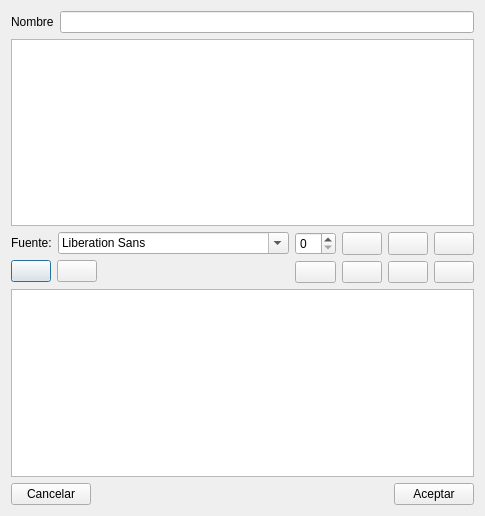
<?xml version="1.0" encoding="UTF-8"?>
<ui version="4.0">
 <class>EditTextDlg</class>
 <widget class="QDialog" name="EditTextDlg">
  <property name="geometry">
   <rect>
    <x>0</x>
    <y>0</y>
    <width>452</width>
    <height>516</height>
   </rect>
  </property>
  <property name="maximumSize">
   <size>
    <width>452</width>
    <height>516</height>
   </size>
  </property>
  <property name="windowTitle">
   <string>Configurar texto</string>
  </property>
  <property name="windowIcon">
   <iconset resource="../recoverdrake.qrc">
    <normaloff>:/Imagenes/drakfont-mdk.png</normaloff>:/Imagenes/drakfont-mdk.png</iconset>
  </property>
  <layout class="QGridLayout" name="gridLayout_5">
   <item row="2" column="0">
    <layout class="QGridLayout" name="gridLayout_4">
     <item row="1" column="0">
      <widget class="QPushButton" name="btnHorizontal">
       <property name="text">
        <string/>
       </property>
       <property name="icon">
        <iconset resource="../recoverdrake.qrc">
         <normaloff>:/Imagenes/text_align_left.png</normaloff>:/Imagenes/text_align_left.png</iconset>
       </property>
       <property name="iconSize">
        <size>
         <width>25</width>
         <height>25</height>
        </size>
       </property>
      </widget>
     </item>
     <item row="1" column="1">
      <widget class="QPushButton" name="btnVertical">
       <property name="text">
        <string/>
       </property>
       <property name="icon">
        <iconset resource="../recoverdrake.qrc">
         <normaloff>:/Imagenes/text_align_up.png</normaloff>:/Imagenes/text_align_up.png</iconset>
       </property>
       <property name="iconSize">
        <size>
         <width>25</width>
         <height>25</height>
        </size>
       </property>
      </widget>
     </item>
     <item row="1" column="2">
      <spacer name="horizontalSpacer_2">
       <property name="orientation">
        <enum>Qt::Horizontal</enum>
       </property>
       <property name="sizeHint" stdset="0">
        <size>
         <width>40</width>
         <height>20</height>
        </size>
       </property>
      </spacer>
     </item>
     <item row="0" column="0" colspan="3">
      <layout class="QGridLayout" name="gridLayout">
       <item row="0" column="2">
        <widget class="QFontComboBox" name="fontComboBox"/>
       </item>
       <item row="0" column="1">
        <widget class="QLabel" name="label">
         <property name="text">
          <string>Fuente:</string>
         </property>
        </widget>
       </item>
      </layout>
     </item>
    </layout>
   </item>
   <item row="2" column="1">
    <layout class="QGridLayout" name="gridLayout_3">
     <item row="1" column="3">
      <widget class="QPushButton" name="btnRigth">
       <property name="maximumSize">
        <size>
         <width>44</width>
         <height>24</height>
        </size>
       </property>
       <property name="text">
        <string/>
       </property>
       <property name="icon">
        <iconset resource="../recoverdrake.qrc">
         <normaloff>:/Imagenes/text_align_right.png</normaloff>:/Imagenes/text_align_right.png</iconset>
       </property>
       <property name="iconSize">
        <size>
         <width>25</width>
         <height>25</height>
        </size>
       </property>
       <property name="autoDefault">
        <bool>false</bool>
       </property>
       <property name="flat">
        <bool>false</bool>
       </property>
      </widget>
     </item>
     <item row="1" column="0">
      <widget class="QPushButton" name="btnColor">
       <property name="maximumSize">
        <size>
         <width>43</width>
         <height>24</height>
        </size>
       </property>
       <property name="text">
        <string/>
       </property>
       <property name="icon">
        <iconset resource="../recoverdrake.qrc">
         <normaloff>:/Imagenes/pantone.png</normaloff>:/Imagenes/pantone.png</iconset>
       </property>
       <property name="iconSize">
        <size>
         <width>25</width>
         <height>25</height>
        </size>
       </property>
       <property name="autoDefault">
        <bool>false</bool>
       </property>
      </widget>
     </item>
     <item row="1" column="1">
      <widget class="QPushButton" name="btnLeft">
       <property name="maximumSize">
        <size>
         <width>43</width>
         <height>24</height>
        </size>
       </property>
       <property name="text">
        <string/>
       </property>
       <property name="icon">
        <iconset resource="../recoverdrake.qrc">
         <normaloff>:/Imagenes/text_align_left.png</normaloff>:/Imagenes/text_align_left.png</iconset>
       </property>
       <property name="iconSize">
        <size>
         <width>25</width>
         <height>25</height>
        </size>
       </property>
       <property name="autoDefault">
        <bool>false</bool>
       </property>
      </widget>
     </item>
     <item row="1" column="2">
      <widget class="QPushButton" name="btnCenter">
       <property name="maximumSize">
        <size>
         <width>43</width>
         <height>24</height>
        </size>
       </property>
       <property name="text">
        <string/>
       </property>
       <property name="icon">
        <iconset resource="../recoverdrake.qrc">
         <normaloff>:/Imagenes/text_align_center.png</normaloff>:/Imagenes/text_align_center.png</iconset>
       </property>
       <property name="iconSize">
        <size>
         <width>25</width>
         <height>25</height>
        </size>
       </property>
       <property name="autoDefault">
        <bool>false</bool>
       </property>
      </widget>
     </item>
     <item row="0" column="0">
      <widget class="QSpinBox" name="sizeSpin"/>
     </item>
     <item row="0" column="1">
      <widget class="QPushButton" name="btnBold">
       <property name="maximumSize">
        <size>
         <width>43</width>
         <height>24</height>
        </size>
       </property>
       <property name="text">
        <string/>
       </property>
       <property name="icon">
        <iconset resource="../recoverdrake.qrc">
         <normaloff>:/Imagenes/text_bold.png</normaloff>:/Imagenes/text_bold.png</iconset>
       </property>
       <property name="iconSize">
        <size>
         <width>25</width>
         <height>25</height>
        </size>
       </property>
       <property name="checkable">
        <bool>true</bool>
       </property>
       <property name="autoDefault">
        <bool>false</bool>
       </property>
      </widget>
     </item>
     <item row="0" column="2">
      <widget class="QPushButton" name="btnItalic">
       <property name="maximumSize">
        <size>
         <width>43</width>
         <height>24</height>
        </size>
       </property>
       <property name="text">
        <string/>
       </property>
       <property name="icon">
        <iconset resource="../recoverdrake.qrc">
         <normaloff>:/Imagenes/text_italic.png</normaloff>:/Imagenes/text_italic.png</iconset>
       </property>
       <property name="iconSize">
        <size>
         <width>25</width>
         <height>25</height>
        </size>
       </property>
       <property name="checkable">
        <bool>true</bool>
       </property>
       <property name="autoDefault">
        <bool>false</bool>
       </property>
      </widget>
     </item>
     <item row="0" column="3">
      <widget class="QPushButton" name="btnUnder">
       <property name="maximumSize">
        <size>
         <width>44</width>
         <height>24</height>
        </size>
       </property>
       <property name="text">
        <string/>
       </property>
       <property name="icon">
        <iconset resource="../recoverdrake.qrc">
         <normaloff>:/Imagenes/text_underline.png</normaloff>:/Imagenes/text_underline.png</iconset>
       </property>
       <property name="iconSize">
        <size>
         <width>25</width>
         <height>25</height>
        </size>
       </property>
       <property name="checkable">
        <bool>true</bool>
       </property>
       <property name="autoDefault">
        <bool>false</bool>
       </property>
      </widget>
     </item>
    </layout>
   </item>
   <item row="1" column="0" colspan="2">
    <widget class="QPlainTextEdit" name="plainTextEdit"/>
   </item>
   <item row="3" column="0" colspan="2">
    <widget class="QGraphicsView" name="graphicsView"/>
   </item>
   <item row="4" column="0" colspan="2">
    <layout class="QHBoxLayout" name="horizontalLayout">
     <item>
      <widget class="QPushButton" name="pushButton">
       <property name="text">
        <string>Cancelar</string>
       </property>
       <property name="icon">
        <iconset resource="../recoverdrake.qrc">
         <normaloff>:/Imagenes/bad.png</normaloff>:/Imagenes/bad.png</iconset>
       </property>
       <property name="iconSize">
        <size>
         <width>25</width>
         <height>25</height>
        </size>
       </property>
      </widget>
     </item>
     <item>
      <spacer name="horizontalSpacer">
       <property name="orientation">
        <enum>Qt::Horizontal</enum>
       </property>
       <property name="sizeHint" stdset="0">
        <size>
         <width>40</width>
         <height>20</height>
        </size>
       </property>
      </spacer>
     </item>
     <item>
      <widget class="QPushButton" name="btnAceptar">
       <property name="text">
        <string>Aceptar</string>
       </property>
       <property name="icon">
        <iconset resource="../recoverdrake.qrc">
         <normaloff>:/Imagenes/good.png</normaloff>:/Imagenes/good.png</iconset>
       </property>
       <property name="iconSize">
        <size>
         <width>25</width>
         <height>25</height>
        </size>
       </property>
      </widget>
     </item>
    </layout>
   </item>
   <item row="0" column="0" colspan="2">
    <layout class="QGridLayout" name="gridLayout_2">
     <item row="0" column="0">
      <widget class="QLabel" name="label_2">
       <property name="text">
        <string>Nombre</string>
       </property>
      </widget>
     </item>
     <item row="0" column="1">
      <widget class="QLineEdit" name="txtNombre"/>
     </item>
    </layout>
   </item>
  </layout>
 </widget>
 <tabstops>
  <tabstop>btnAceptar</tabstop>
  <tabstop>graphicsView</tabstop>
  <tabstop>btnHorizontal</tabstop>
  <tabstop>btnVertical</tabstop>
  <tabstop>fontComboBox</tabstop>
  <tabstop>btnRigth</tabstop>
  <tabstop>btnColor</tabstop>
  <tabstop>btnLeft</tabstop>
  <tabstop>btnCenter</tabstop>
  <tabstop>sizeSpin</tabstop>
  <tabstop>btnBold</tabstop>
  <tabstop>btnItalic</tabstop>
  <tabstop>btnUnder</tabstop>
  <tabstop>pushButton</tabstop>
  <tabstop>plainTextEdit</tabstop>
 </tabstops>
 <resources>
  <include location="../recoverdrake.qrc"/>
 </resources>
 <connections/>
</ui>
